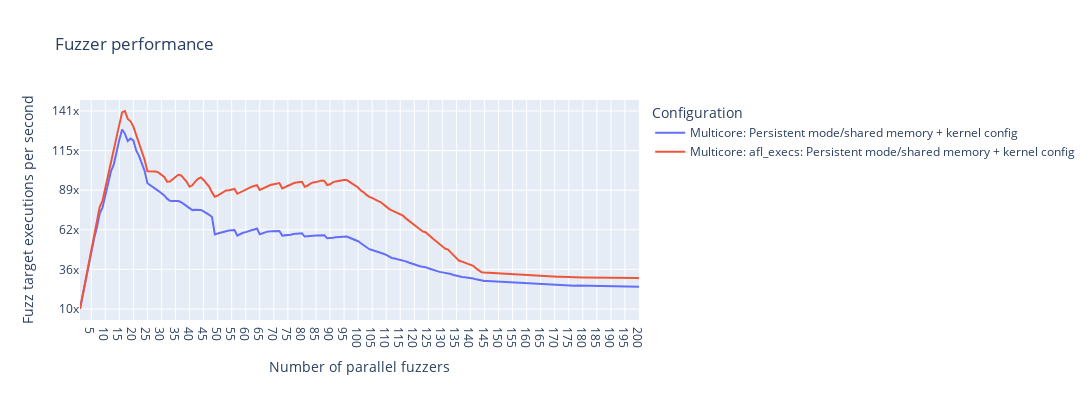

Here is the notebook cell this chart was saved with:
### Code cell
r6a_pivotdf = r6a_graphdf.pivot(index="parallel_fuzzers", columns="label", values="execs_per_sec")
r6a_fig = r6a_pivotdf.plot(
    title="Fuzzer performance",
    labels={
        "label": "Configuration",
        "parallel_fuzzers": "Number of parallel fuzzers",
        "value": "Fuzz target executions per second"
    }
)

# Compute tick values and their labels for the primary Y-axis
tickvals = np.linspace(r6a_graphdf['execs_per_sec'].min(), r6a_graphdf['execs_per_sec'].max(), 6)
ticktext = [f"{val:.0f}x" for val in tickvals / graphdf['execs_per_sec'].min()]
# Update the primary Y-axis with custom tick labels
r6a_fig.update_yaxes(tickvals=tickvals, ticktext=ticktext)
r6a_fig.update_xaxes(tickvals=list(range(0,200+1, 5)))
r6a_fig.update_layout(width=1200, height=400)

### Figure 1 — Plotly figure (JSON) as saved in the notebook; plotly's stock layout.template omitted (floating-point values rounded to 4 significant figures; data arrays with more than 128 entries replaced by an {"elided": "..."} marker saying what was removed)
{"data": [{"hovertemplate": "Configuration=Multicore: Persistent mode/shared memory + kernel config<br>Number of parallel fuzzers=%{x}<br>Fuzz target executions per second=%{y}<extra></extra>", "legendgroup": "Multicore: Persistent mode/shared memory + kernel config", "line": {"color": "#636efa", "dash": "solid"}, "marker": {"symbol": "circle"}, "mode": "lines", "name": "Multicore: Persistent mode/shared memory + kernel config", "orientation": "v", "showlegend": true, "type": "scatter", "x": {"elided": "200 int values"}, "xaxis": "x", "y": {"elided": "200 float values"}, "yaxis": "y"}, {"hovertemplate": "Configuration=Multicore: afl_execs: Persistent mode/shared memory + kernel config<br>Number of parallel fuzzers=%{x}<br>Fuzz target executions per second=%{y}<extra></extra>", "legendgroup": "Multicore: afl_execs: Persistent mode/shared memory + kernel config", "line": {"color": "#EF553B", "dash": "solid"}, "marker": {"symbol": "circle"}, "mode": "lines", "name": "Multicore: afl_execs: Persistent mode/shared memory + kernel config", "orientation": "v", "showlegend": true, "type": "scatter", "x": {"elided": "200 int values"}, "xaxis": "x", "y": {"elided": "200 float values"}, "yaxis": "y"}], "layout": {"height": 400, "legend": {"title": {"text": "Configuration"}, "tracegroupgap": 0}, "title": {"text": "Fuzzer performance"}, "width": 1200, "xaxis": {"anchor": "y", "domain": [0, 1], "tickvals": [0, 5, 10, 15, 20, 25, 30, 35, 40, 45, 50, 55, 60, 65, 70, 75, 80, 85, 90, 95, 100, 105, 110, 115, 120, 125, 130, 135, 140, 145, 150, 155, 160, 165, 170, 175, 180, 185, 190, 195, 200], "title": {"text": "Number of parallel fuzzers"}}, "yaxis": {"anchor": "x", "domain": [0, 1], "ticktext": ["10x", "36x", "62x", "89x", "115x", "141x"], "tickvals": [105800.0, 395900.0, 686000.0, 976100.0, 1266000.0, 1556000.0], "title": {"text": "Fuzz target executions per second"}}}}
